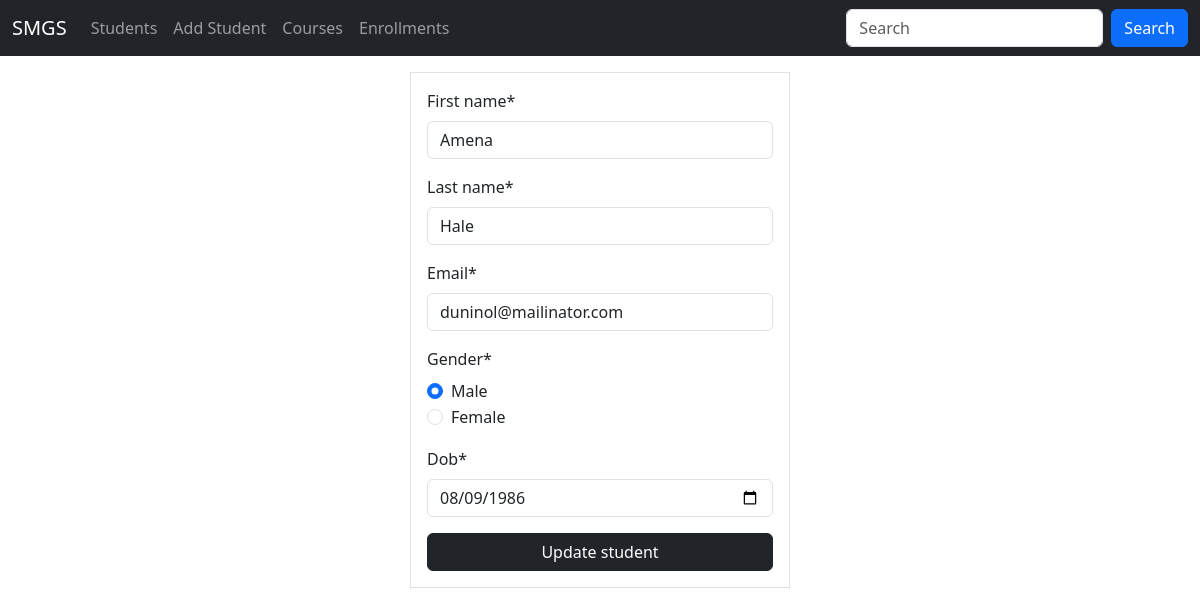
The app's page /students/update/103 with its own data.
### main/models.py (models this page shows, shortened)
class Student(models.Model):
    first_name = models.CharField(max_length=30)
    last_name = models.CharField(max_length=30)
    email = models.EmailField()
    dob = models.DateField()
    gender = models.CharField(max_length=10)
    created_at = models.DateTimeField(default=datetime.now)
    updated_at = models.DateTimeField(auto_now=True)
    class Meta:
        db_table = 'students'

### main/views.py (the view)
# urls.py: path('students/update/<int:student_id>', views.update_student, name='update_student'),
def update_student(request, student_id):
    student = get_object_or_404(Student, id=student_id)
    if request.method == "POST":
        form = StudentForm(request.POST, instance=student)
        if form.is_valid():
            form.save()
            messages.success(request, f"Student {form.cleaned_data['first_name']} was updated!")
            return redirect('students')
    else:
        form = StudentForm(instance=student)
    return render(request, 'student_update_form.html', {"form": form})

### main/app_form.py
class StudentForm(forms.ModelForm):
    gender = forms.ChoiceField(choices=GENDER_CHOICES, widget=forms.RadioSelect)
    class Meta:
        model = Student
        fields = ['first_name', 'last_name', 'email','gender', 'dob']
        widgets = {
            'dob': forms.DateInput(attrs={'type': 'date', 'min': '1980-01-01', 'max': '2005-12-31'}),
        }

### templates/student_update_form.html (shortened to what this page needs)
{% extends 'base.html' %}
{% load crispy_forms_filters %}
{% block content %}
	<div class="container">
       <div class="row justify-content-center">
            <div class="col-sm-4 border px-3 py-3 mt-3">
                <form action="" method="post" enctype="multipart/form-data">
                    {{ form | crispy }}
                    <button class="btn btn-dark w-100">Update student</button>
                </form>
            </div>
       </div>
    </div>
{% endblock %}

### records on screen
Student: first_name "Amena", last_name "Hale", email "duninol@mailinator.com", gender "☑ Male ☐ Female", dob "08/09/1986"
